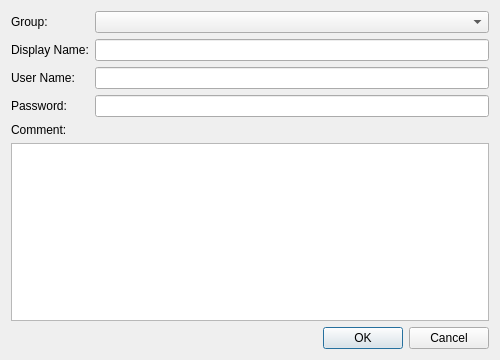
<?xml version="1.0" encoding="UTF-8"?>
<ui version="4.0">
 <class>RouterHostDialog</class>
 <widget class="QDialog" name="RouterHostDialog">
  <property name="geometry">
   <rect>
    <x>0</x>
    <y>0</y>
    <width>500</width>
    <height>360</height>
   </rect>
  </property>
  <property name="windowTitle">
   <string>Host Properties</string>
  </property>
  <property name="modal">
   <bool>true</bool>
  </property>
  <layout class="QVBoxLayout" name="verticalLayout">
   <item>
    <layout class="QFormLayout" name="formLayout">
     <item row="0" column="0">
      <widget class="QLabel" name="label_group">
       <property name="text">
        <string>Group:</string>
       </property>
      </widget>
     </item>
     <item row="0" column="1">
      <widget class="GroupComboBox" name="combo_group"/>
     </item>
     <item row="1" column="0">
      <widget class="QLabel" name="label_display_name">
       <property name="text">
        <string>Display Name:</string>
       </property>
      </widget>
     </item>
     <item row="1" column="1">
      <widget class="QLineEdit" name="edit_display_name"/>
     </item>
     <item row="2" column="0">
      <widget class="QLabel" name="label_user_name">
       <property name="text">
        <string>User Name:</string>
       </property>
      </widget>
     </item>
     <item row="2" column="1">
      <widget class="QLineEdit" name="edit_user_name"/>
     </item>
     <item row="3" column="0">
      <widget class="QLabel" name="label_password">
       <property name="text">
        <string>Password:</string>
       </property>
      </widget>
     </item>
     <item row="3" column="1">
      <widget class="PasswordEdit" name="edit_password"/>
     </item>
    </layout>
   </item>
   <item>
    <widget class="QLabel" name="label_comment">
     <property name="text">
      <string>Comment:</string>
     </property>
    </widget>
   </item>
   <item>
    <widget class="QPlainTextEdit" name="edit_comment"/>
   </item>
   <item>
    <widget class="DialogButtonBox" name="button_box">
     <property name="standardButtons">
      <set>QDialogButtonBox::StandardButton::Cancel|QDialogButtonBox::StandardButton::Ok</set>
     </property>
    </widget>
   </item>
  </layout>
 </widget>
 <customwidgets>
  <customwidget>
   <class>DialogButtonBox</class>
   <extends>QDialogButtonBox</extends>
   <header>common/desktop/dialog_button_box.h</header>
  </customwidget>
  <customwidget>
   <class>GroupComboBox</class>
   <extends>QComboBox</extends>
   <header>client/desktop/hosts/group_combo_box.h</header>
  </customwidget>
  <customwidget>
   <class>PasswordEdit</class>
   <extends>QLineEdit</extends>
   <header>common/desktop/password_edit.h</header>
  </customwidget>
 </customwidgets>
 <resources/>
 <connections/>
</ui>
